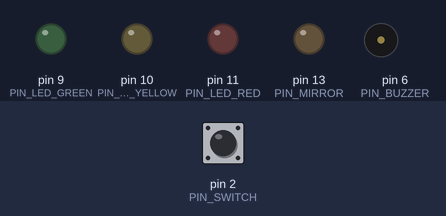
Bench run of a sketch on a simulated Arduino Uno, built with avr-gcc and run on an emulated ATmega328P. On the bench: output pins drawn as LEDs (lit = HIGH), buzzer (waves = sounding, pin HIGH). The inputs (shaded band) are chosen by the test bench; at power-on: pin 2 (PIN_SWITCH) HIGH. What the sketch prints to the serial monitor is not drawn.

Above: at 2.1 s.
2.2 s: pin 2 (PIN_SWITCH) pulled LOW for 0.15 s
At 2.3 s:
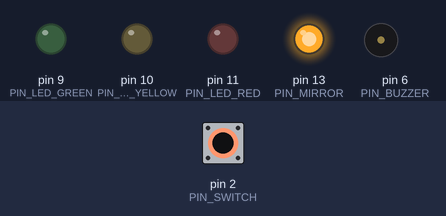
5.3 s: pin 2 (PIN_SWITCH) pulled LOW for 3.2 s
At 9.2 s:
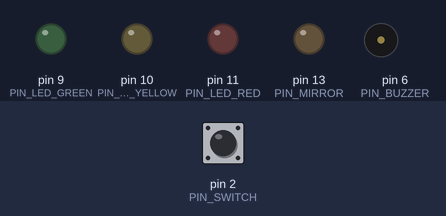
Timing chart, 0 to 10.7 s (numbered marks = the images above; inputs shaded):
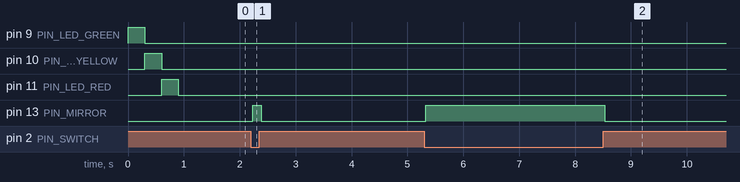

The sketch:

neurocheck.ino
```cpp
// ParkTech firmware (formerly NeuroCheck) - Arduino Uno
// SW-520D tilt switch (hand flipping), buzzer, 3 separate LEDs (green/yellow/red),
// optional LCD1602. No IMU.
//
// Serial 115200, newline-terminated:
//   Arduino -> PC:  READY (boot)
//                   S,millis,0|1   on every debounced switch change (only between START/STOP)
//                                  and as the reply to STATE (any time)
//                   C,millis       one per metronome beat while the cue is on
//   PC -> Arduino:  START | STOP | STATE | BEEP,n | LED,G|Y|R|B|OFF | LCD,line1|line2
//                   CUE,ON,<ms> | CUE,OFF | TEMPO,<ms>   (beat interval clamped 200-1500 ms;
//                   a TEMPO change applies from the next beat)
//
// Pin table (no conflicts; see CLAUDE.md / README):
//   D2  SW-520D (bare 2-leg: other leg to GND, INPUT_PULLUP | 3-pin module: DO, VCC 5V, GND)
//   D13 onboard LED mirrors the debounced switch state
//   D6  buzzer
//   D9 green, D10 yellow, D11 red   separate LEDs, long leg -> pin via 220 ohm, short leg -> GND
//                       (plain on/off, so tone() on Timer2 can't interfere)
//   LCD parallel: RS D12, E D8, D4 D7, D5 D5, D6 D4, D7 D3 (digital only) | LCD I2C: A4/A5
//   On boot the LEDs light green -> yellow -> red once, so you can check the pin order.
//
// ---- configuration: edit here, or override with -D flags ----------------------------
#ifndef SWITCH_MODULE
#define SWITCH_MODULE 0         // 0 = bare 2-leg SW-520D (to GND), 1 = 3-pin module (VCC/GND/DO)
#endif
#ifndef BUZZER_PASSIVE
#define BUZZER_PASSIVE 0        // 0 = active buzzer (sticker, sealed bottom), 1 = passive (board visible)
#endif
#define LCD_NONE 0
#define LCD_I2C 1
#define LCD_PARALLEL 2
#ifndef LCD_MODE
#define LCD_MODE LCD_NONE       // LCD_NONE, LCD_I2C or LCD_PARALLEL
#endif
// ---------------------------------------------------------------------------------------

#if LCD_MODE == LCD_I2C
#include <Wire.h>
#include <LiquidCrystal_I2C.h>
#elif LCD_MODE == LCD_PARALLEL
#include <LiquidCrystal.h>
#endif

const uint8_t PIN_SWITCH = 2;
const uint8_t PIN_MIRROR = 13;
const uint8_t PIN_BUZZER = 6;
const uint8_t PIN_LED_GREEN = 9, PIN_LED_YELLOW = 10, PIN_LED_RED = 11;
const unsigned long DEBOUNCE_MS = 30;
const unsigned int BEEP_HZ = 2400, BEEP_ON_MS = 90, BEEP_OFF_MS = 90;
const uint8_t CMD_MAX = 48;                // "LCD," + 16 + "|" + 16 fits

#if LCD_MODE == LCD_I2C
LiquidCrystal_I2C *lcd = nullptr;
#elif LCD_MODE == LCD_PARALLEL
LiquidCrystal lcdPar(12, 8, 7, 5, 4, 3);   // RS, E, D4, D5, D6, D7
#endif
bool lcdOk = false;

bool streaming = false;
uint8_t rawState = 0, stableState = 0;
unsigned long rawChangedMs = 0;

char cmd[CMD_MAX + 1];
uint8_t cmdLen = 0;
bool cmdOverflow = false;

uint8_t beepsLeft = 0;
bool beepOn = false;
unsigned long beepNextMs = 0;

// rhythm cue (metronome) - timed by the Arduino itself with millis()
const unsigned long CUE_MIN_MS = 200, CUE_MAX_MS = 1500, CUE_CLICK_MS = 40;
bool cueOn = false;
unsigned long cueIntervalMs = 600, cuePendingMs = 600, cueNextMs = 0, cueClickOffMs = 0;
bool cueClicking = false;
char ledColour[4] = "OFF";

// ---------------------------------------------------------------- tilt switch
uint8_t readSwitch() {
#if SWITCH_MODULE
  return digitalRead(PIN_SWITCH) == HIGH ? 1 : 0;   // module DO level as-is
#else
  return digitalRead(PIN_SWITCH) == LOW ? 1 : 0;    // bare switch: closed pulls the pin LOW
#endif
}

void reportState() {
  Serial.print(F("S,"));
  Serial.print(millis());
  Serial.print(',');
  Serial.println(stableState);
}

void updateSwitch() {
  // Non-blocking debounce: accept a new level once it has been steady for DEBOUNCE_MS.
  uint8_t r = readSwitch();
  unsigned long now = millis();
  if (r != rawState) {
    rawState = r;
    rawChangedMs = now;
  }
  if (rawState != stableState && now - rawChangedMs >= DEBOUNCE_MS) {
    stableState = rawState;
    digitalWrite(PIN_MIRROR, stableState ? HIGH : LOW);
    if (streaming) reportState();
  }
}

// ---------------------------------------------------------------- LEDs (3 separate)
void ledsRaw(bool g, bool y, bool r) {
  digitalWrite(PIN_LED_GREEN, g ? HIGH : LOW);
  digitalWrite(PIN_LED_YELLOW, y ? HIGH : LOW);
  digitalWrite(PIN_LED_RED, r ? HIGH : LOW);
}

void setLed(const char *c) {
  // G / Y / R light one LED; B (legacy "blue") lights all three; anything else = off
  strncpy(ledColour, c, sizeof(ledColour) - 1);
  bool all = strcmp(c, "B") == 0;
  ledsRaw(all || strcmp(c, "G") == 0, all || strcmp(c, "Y") == 0, all || strcmp(c, "R") == 0);
}

// ---------------------------------------------------------------- buzzer (non-blocking)
void buzzer(bool on) {
#if BUZZER_PASSIVE
  if (on) tone(PIN_BUZZER, BEEP_HZ); else noTone(PIN_BUZZER);
#else
  digitalWrite(PIN_BUZZER, on ? HIGH : LOW);
#endif
}

void startBeeps(int n) {
  beepsLeft = (uint8_t)constrain(n, 0, 10);
  if (beepOn) { buzzer(false); beepOn = false; }
  beepNextMs = millis();
}

void updateBeeper() {
  if (!beepsLeft && !beepOn) return;
  unsigned long now = millis();
  if ((long)(now - beepNextMs) < 0) return;
  if (beepOn) {
    buzzer(false);
    beepOn = false;
    beepNextMs = now + BEEP_OFF_MS;
  } else if (beepsLeft) {
    buzzer(true);
    beepOn = true;
    beepsLeft--;
    beepNextMs = now + BEEP_ON_MS;
  }
}

// ---------------------------------------------------------------- rhythm cue
unsigned long clampCue(long ms) {
  if (ms < (long)CUE_MIN_MS) return CUE_MIN_MS;
  if (ms > (long)CUE_MAX_MS) return CUE_MAX_MS;
  return (unsigned long)ms;
}

void updateCue() {
  unsigned long now = millis();
  if (cueClicking && (long)(now - cueClickOffMs) >= 0) {     // end of click + flash
    cueClicking = false;
    if (!beepOn) buzzer(false);
    char saved[4];
    strncpy(saved, ledColour, sizeof(saved));
    setLed(saved);                                           // restore the result colour
  }
  if (!cueOn || (long)(now - cueNextMs) < 0) return;
  unsigned long beat = cueNextMs;
  cueIntervalMs = cuePendingMs;                              // TEMPO applies from this beat on
  cueNextMs = beat + cueIntervalMs;
  if ((long)(now - cueNextMs) >= 0) cueNextMs = now + cueIntervalMs;   // never burst-catch-up
  buzzer(true);
  ledsRaw(true, true, true);                                 // beat flash: all three LEDs
  cueClicking = true;
  cueClickOffMs = now + CUE_CLICK_MS;
  Serial.print(F("C,"));
  Serial.println(beat);
}

// ---------------------------------------------------------------- LCD (optional)
void lcdInit() {
#if LCD_MODE == LCD_I2C
  Wire.begin();
  Wire.setWireTimeout(3000, true);           // a missing/flaky I2C device must not hang the loop
  const uint8_t addrs[] = {0x27, 0x3F};
  for (uint8_t i = 0; i < 2 && !lcdOk; i++) {
    Wire.beginTransmission(addrs[i]);
    if (Wire.endTransmission() == 0) {
      static LiquidCrystal_I2C dev(addrs[i], 16, 2);   // constructed once, first match
      lcd = &dev;
      lcd->init();
      lcd->backlight();
      lcdOk = true;
    }
  }
#elif LCD_MODE == LCD_PARALLEL
  lcdPar.begin(16, 2);
  lcdOk = true;          // cannot detect a parallel LCD; writes are harmless if absent
#endif
}

void lcdLine(uint8_t row, const char *s, uint8_t len) {
#if LCD_MODE != LCD_NONE
  char buf[17];
  uint8_t n = len > 16 ? 16 : len;
  memcpy(buf, s, n);
  for (uint8_t i = n; i < 16; i++) buf[i] = ' ';   // pad instead of clear(): no flicker
  buf[16] = '\0';
#if LCD_MODE == LCD_I2C
  lcd->setCursor(0, row);
  lcd->print(buf);
#else
  lcdPar.setCursor(0, row);
  lcdPar.print(buf);
#endif
#else
  (void)row; (void)s; (void)len;
#endif
}

void lcdShow(const char *payload) {
  if (!lcdOk) return;
  const char *bar = strchr(payload, '|');
  uint8_t len1 = bar ? (uint8_t)(bar - payload) : (uint8_t)strlen(payload);
  lcdLine(0, payload, len1);
  if (bar) lcdLine(1, bar + 1, (uint8_t)strlen(bar + 1));
  else lcdLine(1, "", 0);
}

// ---------------------------------------------------------------- commands
void handleCommand(const char *c) {
  if (strcmp(c, "START") == 0) {
    streaming = true;
  } else if (strcmp(c, "STOP") == 0) {
    streaming = false;
  } else if (strcmp(c, "STATE") == 0) {
    reportState();
  } else if (strncmp(c, "BEEP,", 5) == 0) {
    startBeeps(atoi(c + 5));
  } else if (strncmp(c, "LED,", 4) == 0) {
    setLed(c + 4);
  } else if (strncmp(c, "LCD,", 4) == 0) {
    lcdShow(c + 4);
  } else if (strncmp(c, "CUE,ON,", 7) == 0) {
    cuePendingMs = cueIntervalMs = clampCue(atol(c + 7));
    cueOn = true;
    cueNextMs = millis();                                    // first beat now
  } else if (strcmp(c, "CUE,OFF") == 0) {
    cueOn = false;
  } else if (strncmp(c, "TEMPO,", 6) == 0) {
    cuePendingMs = clampCue(atol(c + 6));
  }
}

void readSerial() {
  // Non-blocking: consume what's available, act on complete lines only.
  while (Serial.available() > 0) {
    char ch = (char)Serial.read();
    if (ch == '\r') continue;
    if (ch == '\n') {
      cmd[cmdLen] = '\0';
      if (!cmdOverflow && cmdLen > 0) handleCommand(cmd);
      cmdLen = 0;
      cmdOverflow = false;
    } else if (cmdLen < CMD_MAX) {
      cmd[cmdLen++] = ch;
    } else {
      cmdOverflow = true;       // drop over-long lines entirely
    }
  }
}

void setup() {
  Serial.begin(115200);
#if SWITCH_MODULE
  pinMode(PIN_SWITCH, INPUT);
#else
  pinMode(PIN_SWITCH, INPUT_PULLUP);
#endif
  pinMode(PIN_MIRROR, OUTPUT);
  pinMode(PIN_BUZZER, OUTPUT);
  pinMode(PIN_LED_GREEN, OUTPUT);
  pinMode(PIN_LED_YELLOW, OUTPUT);
  pinMode(PIN_LED_RED, OUTPUT);
  buzzer(false);
  ledsRaw(true, false, false); delay(300);   // boot check: green -> yellow -> red
  ledsRaw(false, true, false); delay(300);   // (setup only; the main loop never blocks)
  ledsRaw(false, false, true); delay(300);
  setLed("OFF");
  rawState = stableState = readSwitch();
  rawChangedMs = millis();
  digitalWrite(PIN_MIRROR, stableState ? HIGH : LOW);
  lcdInit();
  lcdShow("ParkTech|Ready");
  Serial.println(F("READY"));
}

void loop() {
  readSerial();
  updateSwitch();
  updateBeeper();
  updateCue();
}
```

Measured:
- after the input at 2.2 s, pin 13 (PIN_MIRROR): LOW → HIGH at once, → LOW 0.15 s later
- after the input at 5.3 s, pin 13 (PIN_MIRROR): LOW → HIGH at once, → LOW 3.2 s later
